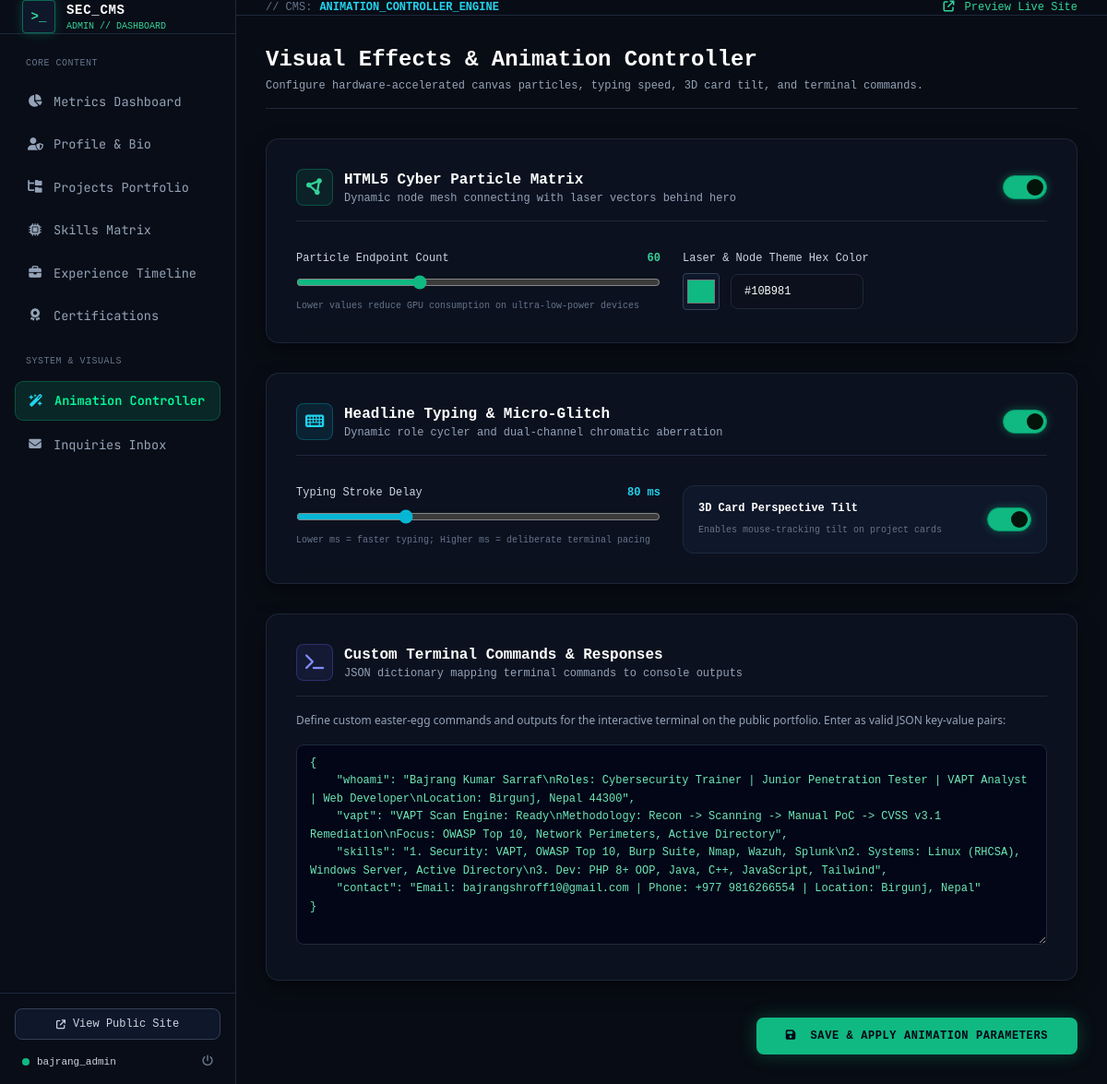
The page /admin/animations.php (signed in) on the database its author committed.
### tables this page shows
CREATE TABLE `animation_settings` (
  `id` int(11) NOT NULL,
  `enable_particles` tinyint(4) DEFAULT 1,
  `particle_node_count` int(11) DEFAULT 60,
  `particle_color` varchar(20) DEFAULT '#10b981',
  `enable_glitch_effect` tinyint(4) DEFAULT 1,
  `enable_card_tilt` tinyint(4) DEFAULT 1,
  `typing_speed_ms` int(11) DEFAULT 80,
  `terminal_custom_commands` text DEFAULT NULL,
  PRIMARY KEY (`id`)
);

### config/security.php (called while the page is built, shortened)
<?php
class Auth {
    public static function user(): ?array {
        try {
            $pdo = Database::getConnection();
            $stmt = $pdo->prepare("SELECT id, username, email, created_at FROM admins WHERE id = :id LIMIT 1");
            $stmt->execute(['id' => $_SESSION['admin_id']]);
            return $stmt->fetch() ?: null;
        } catch (Throwable $e) {
            error_log('Auth::user error: ' . $e->getMessage());
            return null;
        }
    }
}

### admin/animations.php (the view, shortened to what this page needs)
<?php
$pdo = Database::getConnection();
$anim = $pdo->query("SELECT * FROM animation_settings WHERE id = 1 LIMIT 1")->fetch() ?: [];
?>
<!DOCTYPE html>
<html lang="en">
<head>
    <link rel="stylesheet" href="https://cdnjs.cloudflare.com/ajax/libs/font-awesome/6.5.1/css/all.min.css">
    <script src="https://cdn.tailwindcss.com"></script>
    <link rel="stylesheet" href="../assets/css/admin.css">
</head>
<body class="bg-[#080c14] text-slate-100 flex min-h-screen">
    <?php require_once __DIR__ . '/includes/nav.php'; ?>
    <div class="lg:pl-64 flex-grow flex flex-col min-w-0">
        <header class="h-18 px-6 lg:px-8 border-b border-slate-800 bg-[#090d17]/80 backdrop-blur-md sticky top-0 z-30 flex items-center justify-between">
            <div class="flex items-center gap-4">
                <div class="flex items-center gap-2 font-mono text-xs">
                    <span class="text-slate-500">// CMS:</span>
                    <span class="text-cyan-400 font-bold">ANIMATION_CONTROLLER_ENGINE</span>
                </div>
            </div>
            <a href="../index.php" target="_blank" class="text-xs font-mono text-emerald-400 hover:text-emerald-300">
                <i class="fa-solid fa-arrow-up-right-from-square mr-1"></i> Preview Live Site
            </a>
        </header>
        <main class="p-6 lg:p-8 space-y-8 flex-grow">
            <div class="border-b border-slate-800 pb-4">
                <h1 class="text-2xl font-bold font-mono text-white">Visual Effects & Animation Controller</h1>
                <p class="text-xs font-mono text-slate-400 mt-1">Configure hardware-accelerated canvas particles, typing speed, 3D card tilt, and terminal commands.</p>
            </div>
            <form action="animations.php" method="POST" class="space-y-8 max-w-4xl">
                <div class="admin-card p-6 sm:p-8 space-y-6">
                    <div class="flex items-center justify-between border-b border-slate-800 pb-4">
                        <div class="flex items-center gap-3">
                            <div class="w-10 h-10 rounded-lg bg-emerald-500/10 border border-emerald-500/30 flex items-center justify-center text-emerald-400">
                                <i class="fa-solid fa-circle-nodes text-lg"></i>
                            </div>
                            <div>
                                <h3 class="text-base font-bold font-mono text-white">HTML5 Cyber Particle Matrix</h3>
                                <p class="text-xs text-slate-400 font-mono">Dynamic node mesh connecting with laser vectors behind hero</p>
                            </div>
                        </div>
                        <label class="switch-container">
                            <span class="switch-slider"></span>
                        </label>
                    </div>
                    <div class="grid grid-cols-1 sm:grid-cols-2 gap-6 pt-2">
                        <div>
                            <div class="flex justify-between items-center text-xs font-mono mb-2">
                                <label for="particle_node_count" class="text-slate-300">Particle Endpoint Count</label>
                                <span id="node-count-val" class="text-emerald-400 font-bold"><?= (int)($anim['particle_node_count'] ?? 60) ?></span>
                            </div>
                            <input type="range" id="particle_node_count" name="particle_node_count" min="15" max="150" step="5" value="<?= (int)($anim['particle_node_count'] ?? 60) ?>" data-sync-target="node-count-val" class="w-full accent-emerald-500 cursor-pointer">
                            <span class="text-[10px] text-slate-500 font-mono block mt-1">Lower values reduce GPU consumption on ultra-low-power devices</span>
                        </div>
                        <div>
                            <label for="particle_color" class="block text-xs font-mono text-slate-300 mb-2">Laser & Node Theme Hex Color</label>
                            <div class="flex items-center gap-3">
                                <input type="color" id="particle_color_picker" value="<?= htmlspecialchars($anim['particle_color'] ?? '#10b981') ?>" onchange="document.getElementById('particle_color').value = this.value" class="w-10 h-10 rounded bg-slate-900 border border-slate-700 cursor-pointer p-0.5">
                                <input type="text" id="particle_color" name="particle_color" value="<?= htmlspecialchars($anim['particle_color'] ?? '#10b981') ?>" onchange="document.getElementById('particle_color_picker').value = this.value" class="admin-input font-mono text-xs w-36 uppercase">
                            </div>
                        </div>
                    </div>
                </div>
                <div class="admin-card p-6 sm:p-8 space-y-6">
                    <div class="flex items-center justify-between border-b border-slate-800 pb-4">
                        <div class="flex items-center gap-3">
                            <div class="w-10 h-10 rounded-lg bg-cyan-500/10 border border-cyan-500/30 flex items-center justify-center text-cyan-400">
                                <i class="fa-solid fa-keyboard text-lg"></i>
                            </div>
                            <div>
                                <h3 class="text-base font-bold font-mono text-white">Headline Typing & Micro-Glitch</h3>
                                <p class="text-xs text-slate-400 font-mono">Dynamic role cycler and dual-channel chromatic aberration</p>
                            </div>
                        </div>
                        <label class="switch-container">
                            <span class="switch-slider"></span>
                        </label>
                    </div>
                    <div class="grid grid-cols-1 sm:grid-cols-2 gap-6 pt-2">
                        <div>
                            <div class="flex justify-between items-center text-xs font-mono mb-2">
                                <label for="typing_speed_ms" class="text-slate-300">Typing Stroke Delay</label>
                                <span id="speed-val" class="text-cyan-400 font-bold"><?= (int)($anim['typing_speed_ms'] ?? 80) ?> ms</span>
                            </div>
                            <input type="range" id="typing_speed_ms" name="typing_speed_ms" min="30" max="200" step="5" value="<?= (int)($anim['typing_speed_ms'] ?? 80) ?>" data-sync-target="speed-val" class="w-full accent-cyan-500 cursor-pointer">
                            <span class="text-[10px] text-slate-500 font-mono block mt-1">Lower ms = faster typing; Higher ms = deliberate terminal pacing</span>
                        </div>
                        <div class="flex items-center justify-between p-4 rounded-xl bg-slate-900 border border-slate-800">
                            <div>
                                <span class="text-xs font-mono font-bold text-white block">3D Card Perspective Tilt</span>
                                <span class="text-[10px] text-slate-500 font-mono">Enables mouse-tracking tilt on project cards</span>
                            </div>
                            <label class="switch-container">
                                <span class="switch-slider"></span>
                            </label>
                        </div>
                    </div>
                </div>
                <div class="admin-card p-6 sm:p-8 space-y-4">
                    <div class="flex items-center gap-3 border-b border-slate-800 pb-4">
                        <div class="w-10 h-10 rounded-lg bg-indigo-500/10 border border-indigo-500/30 flex items-center justify-center text-indigo-400">
                            <i class="fa-solid fa-terminal text-lg"></i>
                        </div>
                        <div>
                            <h3 class="text-base font-bold font-mono text-white">Custom Terminal Commands & Responses</h3>
                            <p class="text-xs text-slate-400 font-mono">JSON dictionary mapping terminal commands to console outputs</p>
                        </div>
                    </div>
                    <p class="text-xs text-slate-400 font-sans leading-relaxed">
                        Define custom easter-egg commands and outputs for the interactive terminal on the public portfolio. Enter as valid JSON key-value pairs:
                    </p>
                    <div>
                        <textarea id="terminal_custom_commands" name="terminal_custom_commands" rows="10" class="admin-input font-mono text-xs leading-relaxed text-emerald-300 bg-slate-950"><?= htmlspecialchars($anim['terminal_custom_commands'] ?? '{}') ?></textarea>
                    </div>
                </div>
                <div class="flex justify-end pt-2">
                    <button type="submit" class="px-8 py-3 rounded-lg bg-emerald-500 hover:bg-emerald-400 text-slate-950 font-mono font-bold text-xs uppercase tracking-wider transition-all shadow-[0_0_20px_rgba(16,185,129,0.3)] hover:shadow-[0_0_25px_rgba(16,185,129,0.5)]">
                        <i class="fa-solid fa-floppy-disk mr-2"></i> Save & Apply Animation Parameters
                    </button>
                </div>
            </form>
        </main>
    </div>
</body>
</html>

### admin/includes/nav.php (shortened to what this page needs)
<?php
$currentPage = basename($_SERVER['PHP_SELF'] ?? '');
$adminUser = Auth::user();
?>
<aside id="admin-sidebar" class="fixed top-0 left-0 bottom-0 z-50 w-64 bg-[#090d17] border-r border-slate-800 flex flex-col justify-between transition-transform duration-300 lg:translate-x-0 -translate-x-full">
    <div>
        <div class="h-18 px-6 border-b border-slate-800 flex items-center justify-between">
            <a href="index.php" class="flex items-center gap-3">
                <div class="w-9 h-9 rounded bg-slate-900 border border-emerald-500/50 flex items-center justify-center text-emerald-400 font-mono font-bold text-sm shadow-[0_0_12px_rgba(16,185,129,0.3)]">
                    &gt;_
                </div>
                <div class="flex flex-col">
                    <span class="font-mono text-sm font-bold text-white tracking-wider">SEC_CMS</span>
                    <span class="text-[10px] font-mono text-emerald-400">ADMIN // DASHBOARD</span>
                </div>
            </a>
        </div>
        <nav class="p-4 space-y-1.5 overflow-y-auto">
            <div class="text-[10px] font-mono uppercase tracking-wider text-slate-500 px-3 py-2">Core Content</div>
            <a href="index.php" class="admin-nav-item <?= $currentPage === 'index.php' ? 'active' : '' ?>">
                <i class="fa-solid fa-chart-pie w-4 text-center"></i>
                <span>Metrics Dashboard</span>
            </a>
            <a href="profile.php" class="admin-nav-item <?= $currentPage === 'profile.php' ? 'active' : '' ?>">
                <i class="fa-solid fa-user-shield w-4 text-center"></i>
                <span>Profile & Bio</span>
            </a>
            <a href="projects.php" class="admin-nav-item <?= $currentPage === 'projects.php' ? 'active' : '' ?>">
                <i class="fa-solid fa-folder-tree w-4 text-center"></i>
                <span>Projects Portfolio</span>
            </a>
            <a href="skills.php" class="admin-nav-item <?= $currentPage === 'skills.php' ? 'active' : '' ?>">
                <i class="fa-solid fa-microchip w-4 text-center"></i>
                <span>Skills Matrix</span>
            </a>
            <a href="experiences.php" class="admin-nav-item <?= $currentPage === 'experiences.php' ? 'active' : '' ?>">
                <i class="fa-solid fa-briefcase w-4 text-center"></i>
                <span>Experience Timeline</span>
            </a>
            <a href="certifications.php" class="admin-nav-item <?= $currentPage === 'certifications.php' ? 'active' : '' ?>">
                <i class="fa-solid fa-award w-4 text-center"></i>
                <span>Certifications</span>
            </a>
            <div class="text-[10px] font-mono uppercase tracking-wider text-slate-500 px-3 pt-4 py-2">System & Visuals</div>
            <a href="animations.php" class="admin-nav-item <?= $currentPage === 'animations.php' ? 'active' : '' ?>">
                <i class="fa-solid fa-wand-magic-sparkles w-4 text-center text-cyan-400"></i>
                <span>Animation Controller</span>
            </a>
            <a href="messages.php" class="admin-nav-item flex items-center justify-between <?= $currentPage === 'messages.php' ? 'active' : '' ?>">
                <div class="flex items-center gap-3">
                    <i class="fa-solid fa-envelope w-4 text-center"></i>
                    <span>Inquiries Inbox</span>
                </div>
            </a>
        </nav>
    </div>
    <div class="p-4 border-t border-slate-800 space-y-3">
        <a href="../index.php" target="_blank" class="w-full flex items-center justify-center gap-2 px-3 py-2 rounded-lg bg-slate-900 border border-slate-700 hover:border-emerald-500/50 text-slate-300 hover:text-emerald-400 text-xs font-mono transition-colors">
            <i class="fa-solid fa-arrow-up-right-from-square text-[10px]"></i>
            <span>View Public Site</span>
        </a>
        <div class="flex items-center justify-between px-2 pt-1 font-mono text-xs">
            <div class="flex items-center gap-2 overflow-hidden">
                <span class="w-2 h-2 rounded-full bg-emerald-500 shrink-0"></span>
                <span class="text-slate-300 truncate text-[11px]"><?= htmlspecialchars($adminUser['username'] ?? 'Admin') ?></span>
            </div>
            <a href="logout.php" class="text-slate-500 hover:text-rose-400 text-xs transition-colors" title="Sign Out">
                <i class="fa-solid fa-power-off"></i>
            </a>
        </div>
    </div>
</aside>

### assets/css/admin.css (style rules this page uses)
:root { --admin-bg-dark: #080c14; --admin-bg-card: rgba(13, 19, 34, 0.85); --admin-border: rgba(30, 41, 59, 0.9); --admin-border-focus: rgba(16, 185, 129, 0.5); --admin-emerald: #10b981; --admin-cyan: #06b6d4; --admin-rose: #f43f5e; }
body { background-color: var(--admin-bg-dark); color: #f1f5f9; font-family: 'Inter', -apple-system, BlinkMacSystemFont, 'Segoe UI', Roboto, sans-serif; min-height: 100vh; }
.admin-card { background: var(--admin-bg-card); backdrop-filter: blur(12px); -webkit-backdrop-filter: blur(12px); border: 1px solid var(--admin-border); border-radius: 14px; box-shadow: 0 10px 25px -5px rgba(0, 0, 0, 0.6); transition: border-color 0.2s ease; }
.admin-input { background-color: #0b101c; border: 1px solid #1e293b; color: #f8fafc; border-radius: 8px; padding: 10px 14px; font-size: 0.875rem; transition: all 0.2s ease; width: 100%; }
.switch-container { position: relative; display: inline-block; width: 48px; height: 26px; }
.switch-slider { position: absolute; cursor: pointer; top: 0; left: 0; right: 0; bottom: 0; background-color: #1e293b; transition: .3s cubic-bezier(0.4, 0, 0.2, 1); border-radius: 34px; border: 1px solid #334155; }
.switch-slider:before { position: absolute; content: ""; height: 18px; width: 18px; left: 3px; bottom: 3px; background-color: #94a3b8; transition: .3s cubic-bezier(0.4, 0, 0.2, 1); border-radius: 50%; }
input:checked + .switch-slider { background-color: #10b981; border-color: #059669; box-shadow: 0 0 10px rgba(16, 185, 129, 0.4); }
input:checked + .switch-slider:before { transform: translateX(22px); background-color: #04140b; }
.admin-nav-item { display: flex; align-items: center; gap: 12px; padding: 10px 14px; border-radius: 9px; color: #94a3b8; font-size: 0.85rem; font-family: 'JetBrains Mono', monospace; transition: all 0.2s ease; }
.admin-nav-item.active { color: #00ff9d; background-color: rgba(16, 185, 129, 0.15); border: 1px solid rgba(16, 185, 129, 0.3); font-weight: 600; }

### rows shown on the page
animation_settings: particle_node_count "60", particle_color "#10b981", typing_speed_ms "80", terminal_custom_commands "{ \"whoami\": \"Bajrang Kumar Sarraf\\nRoles: Cybersecurity Trainer | Junior Penetration Tester | VAPT Analyst | Web Developer\\nLocation: Birgunj, Nepal 44300\", \"vapt\": \"VAPT Scan Engine: Ready\\nMethodology: Recon -> Scanning -> Manual PoC -> CVSS v3.1 Remediation\\nFocus: OWASP Top 10, Network Perimeters, Active Directory\", \"skills\": \"1. Security: VAPT, OWASP Top 10, Burp Suite, Nmap, Wazuh, Splunk\\n2. Systems: Linux (RHCSA), Windows Server, Active Directory\\n3. Dev: PHP 8+ OOP, Java, C++, JavaScript, Tailwind\", \"contact\": \"Email: bajrangshroff10@gmail.com | Phone: +977 9816266554 | Location: Birgunj, Nepal\" }"

### other values the page prints
$adminUser['username'] "bajrang_admin"
